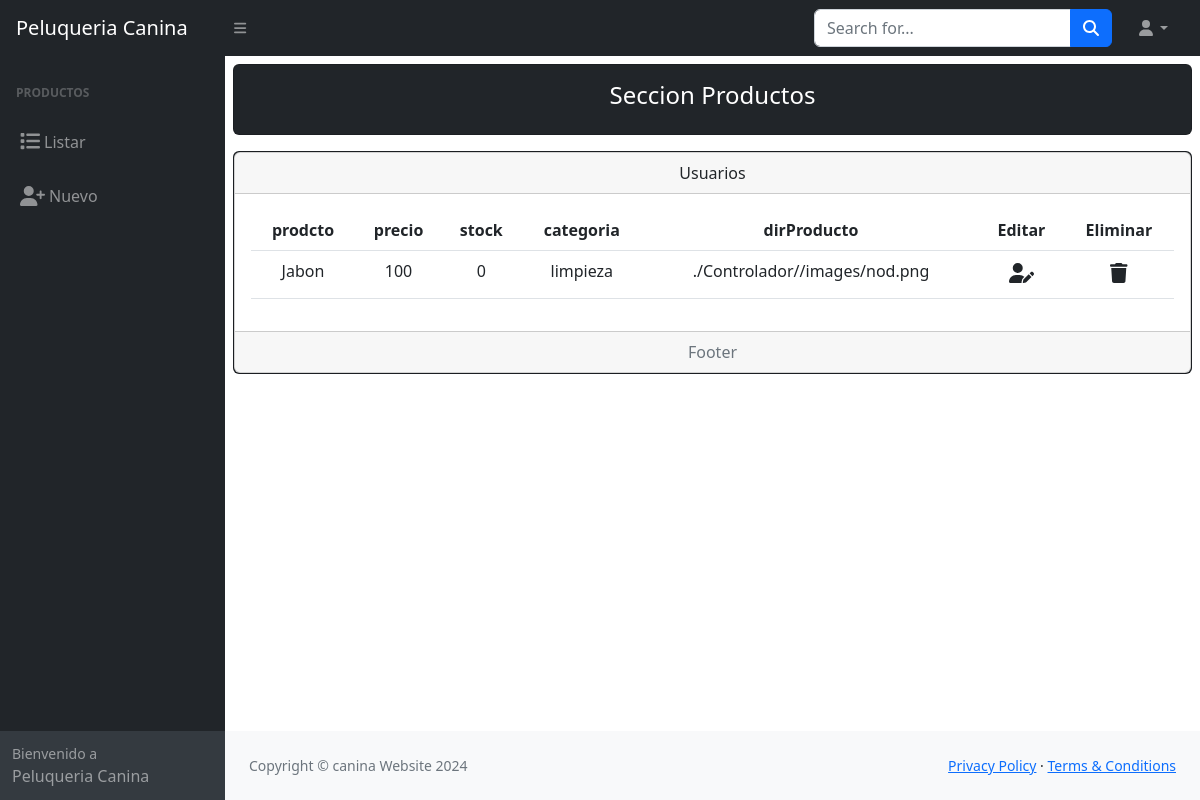
Page /paginas/productos/index.producto.php on the earlier database version.
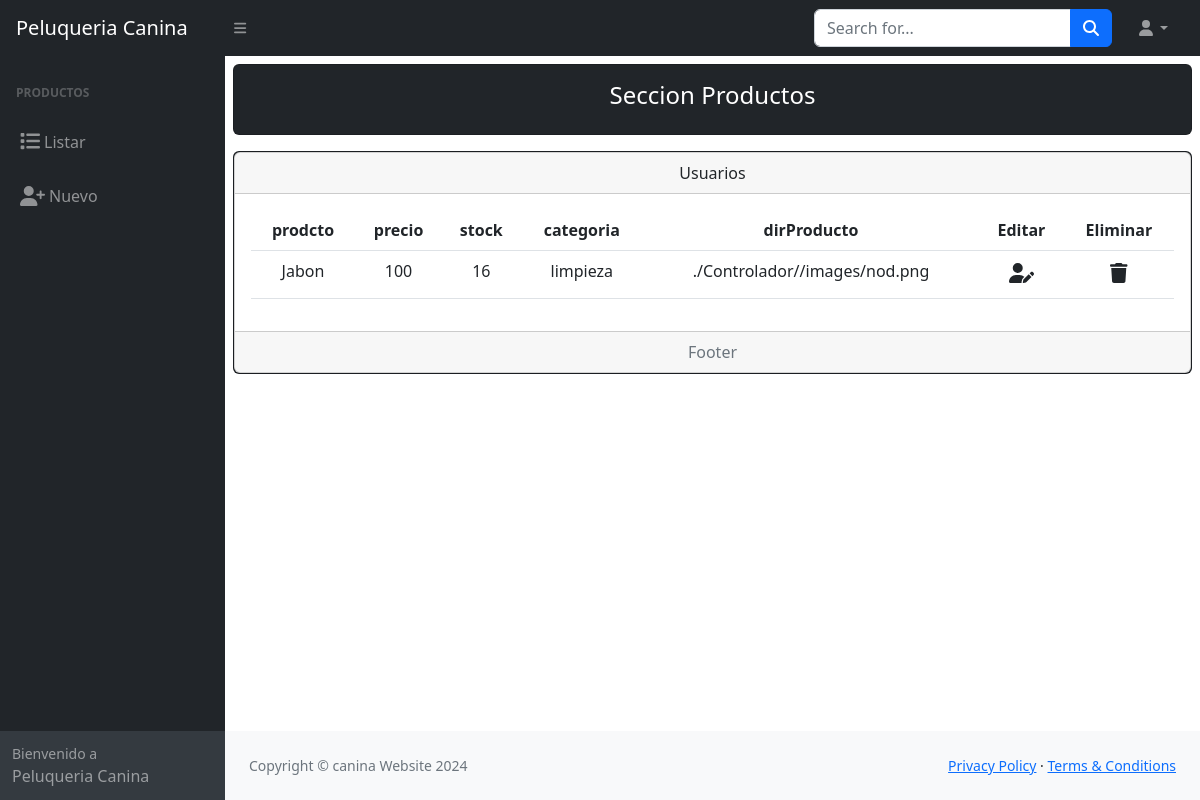
Same page on the later database version.
### tables this page shows
CREATE TABLE `inventarioproductos` (
  `idinventarioProducto` int(11) NOT NULL,
  `nombreProducto` varchar(100) DEFAULT NULL,
  `precioProducto` int(11) DEFAULT NULL,
  `strockProducto` int(11) DEFAULT NULL,
  `categoriaProducto` int(11) NOT NULL DEFAULT 1,
  `dirProducto` varchar(8000) NOT NULL DEFAULT './Controlador//images/nod.png'
);

### paginas/productos/index.producto.php (the view, shortened to what this page needs)
<?php
include("../../modelo/mySQL2.php");
$sentencia = $conexion->prepare("SELECT *,(SELECT nombreCategoria FROM categoria WHERE categoria.idCategoria = inventarioproductos.categoriaProducto limit 1) as category
FROM inventarioproductos");
$sentencia->execute();
$listaUsuarios = $sentencia->fetchAll(PDO::FETCH_ASSOC);
  ?>
<!DOCTYPE html>
<html lang="en">
<head>
  <link href="https://cdn.jsdelivr.net/npm/simple-datatables@7.1.2/dist/style.min.css" rel="stylesheet" />
  <link rel="stylesheet" href="../../vista/css/styles.css">
</head>
<body class="sb-nav-fixed">
  <nav class="sb-topnav navbar navbar-expand navbar-dark bg-dark">
    <a class="navbar-brand ps-3" href="../../index.php">Peluqueria Canina</a>
    <button class="btn btn-link btn-sm order-1 order-lg-0 me-4 me-lg-0" id="sidebarToggle" href="#!">
      <i class="fas fa-bars"></i>
    </button>
    <form class="d-none d-md-inline-block form-inline ms-auto me-0 me-md-3 my-2 my-md-0">
      <div class="input-group">
        <input class="form-control" type="text" placeholder="Search for..." aria-label="Search for..."
          aria-describedby="btnNavbarSearch" />
        <button class="btn btn-primary" id="btnNavbarSearch" type="button">
          <i class="fas fa-search"></i>
        </button>
      </div>
    </form>
    <ul class="navbar-nav ms-auto ms-md-0 me-3 me-lg-4">
      <li class="nav-item dropdown">
        <a class="nav-link dropdown-toggle" id="navbarDropdown" href="#" role="button" data-bs-toggle="dropdown"
          aria-expanded="false"><i class="fas fa-user fa-fw"></i></a>
      </li>
    </ul>
  </nav>
  <div id="layoutSidenav">
    <div id="layoutSidenav_nav">
      <nav class="sb-sidenav accordion sb-sidenav-dark" id="sidenavAccordion">
        <div class="sb-sidenav-menu">
          <div class="nav">
            <div class="sb-sidenav-menu-heading">Productos</div>
            <a class="nav-link" href="indexListar.php">
              <div class="m-1"><i class="fa-solid fa-list" style="font-size: 20px"></i></div>
              Listar
            </a>
            <a class="nav-link" href="./crear.producto.php">
              <i class="fa-solid fa-user-plus m-1" style="font-size: 20px"></i>
              Nuevo
            </a>
          </div>
        </div>
        <div class="sb-sidenav-footer">
          <div class="small">Bienvenido a</div>
          Peluqueria Canina
        </div>
      </nav>
    </div>
    <div id="layoutSidenav_content">
      <div class="card text-center m-2 bg-dark">
        <div class="card-body">
          <h4 class="card-title text-white">Seccion Productos</h4>
        </div>
      </div>
      <div class="card text-center m-2 bg-dark d-flex justify-content-center">
        <div class="card">
          <div class="card-header">Usuarios</div>
          <div class="card-body">
            <div class="table-responsive-sm">
              <table class="table table-hover">
                <thead>
                  <tr>
                    <th scope="col">prodcto</th>
                    <th scope="col">precio</th>
                    <th scope="col">stock</th>
                    <th scope="col">categoria</th>
                    <th scope="col">dirProducto</th>
                    <th scope="col">Editar</th>
                    <th scope="col">Eliminar</th>
                  </tr>
                </thead>
                <tbody>
                  <?php foreach($listaUsuarios as $registro) { ?>
                  <tr class="">
                    <td><?php echo $registro["nombreProducto"] ?></td>
                    <td><?php echo $registro["precioProducto"] ?></td>
                    <td><?php echo $registro["strockProducto"] ?></td>
                    <td><?php echo $registro["category"] ?></td>
                    <td><?php echo $registro["dirProducto"] ?></td>
                    <td><a class="nav-link" href="./editar.producto.php?txtID=<?php echo $registro["idinventarioProducto"] ?>"><i class="fa-solid fa-user-pen m-1" style="font-size: 20px"></i></a> </td>
                    <td><a class="nav-link" href="./indexListar.php?txtID=<?php echo $registro["idinventarioProducto"] ?>"><i class="fa-solid fa-trash m-1" style="font-size: 20px"></i></a></td>
                  </tr>
                  <?php } ?>
                </tbody>
              </table>
            </div>
          </div>
          <div class="card-footer text-muted">Footer</div>
        </div>
      </div>
      <footer class="py-4 bg-light mt-auto">
        <div class="container-fluid px-4">
          <div class="d-flex align-items-center justify-content-between small">
            <div class="text-muted">Copyright &copy; canina Website 2024</div>
            <div>
              <a href="#">Privacy Policy</a>
              &middot;
              <a href="#">Terms &amp; Conditions</a>
            </div>
          </div>
        </div>
      </footer>
    </div>
  </div>
</body>
</html>

Differences in the rows shown:
changed inventarioproductos "Jabon": strockProducto "0" → "16"
